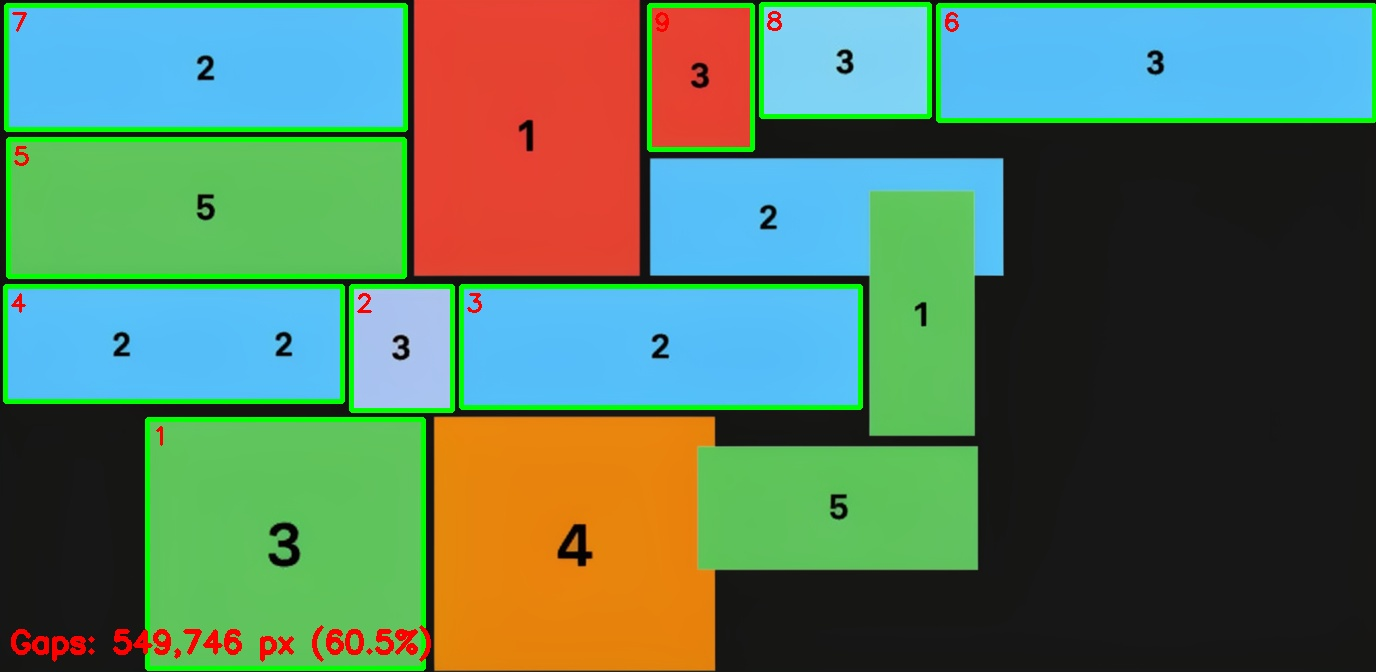
#> input picture backend/output/flux_candidate_1_20251130_101516_rectangles_labeled.jpg, 1376 x 672 px
$ python -i validation.py   (imports and definitions only)
#> lines starting #> are read from the running program, lines starting #| are printed output that depends on the picture; after the words box and inside, x2 and y2 are one past the last pixel; in counts of white or black regions, pixels touching at a corner belong together
import cv2
import numpy as np
import csv
import glob

def load_image(image_path):
    img = cv2.imread(image_path)
    if img is None:
        raise ValueError(f"Cannot load image: {image_path}")
    return img

def preprocess_edges(img):
    gray = cv2.cvtColor(img, cv2.COLOR_BGR2GRAY)
    blurred = cv2.GaussianBlur(gray, (5, 5), 0)
    edges = cv2.Canny(blurred, 50, 150)
    return edges

def find_quadrilateral_rectangles(edges, total_pixels, area_min=500, area_max_ratio=0.8):
    contours, _ = cv2.findContours(edges, cv2.RETR_EXTERNAL, cv2.CHAIN_APPROX_SIMPLE)
    rect_bboxes = []
    for cnt in contours:
        peri = cv2.arcLength(cnt, True)
        approx = cv2.approxPolyDP(cnt, 0.02 * peri, True)
        if len(approx) == 4:
            x, y, w, h = cv2.boundingRect(approx)
            area = w * h
            if area < area_min or area > (total_pixels * area_max_ratio):
                continue
            rect_bboxes.append((x, y, w, h))
    return rect_bboxes

def dominant_color_rgb(roi_bgr):
    pixels = roi_bgr.reshape(-1, 3).astype(np.float32)
    _, _, centers = cv2.kmeans(
        pixels,
        1,
        None,
        (cv2.TERM_CRITERIA_EPS + cv2.TERM_CRITERIA_MAX_ITER, 10, 1.0),
        10,
        cv2.KMEANS_RANDOM_CENTERS,
    )
    dominant_bgr = centers[0].astype(int).flatten()
    return tuple(dominant_bgr[::-1])  # RGB

def annotate_and_collect(img, original, bboxes, total_pixels):
    height, width = img.shape[:2]
    mask = np.zeros((height, width), dtype=np.uint8)
    rectangles = []
    print(f"{'ID':<4} {'Area (px²)':<12} {'Width':<8} {'Height':<8} {'Color (RGB)':<15} {'% of Image'}")
    print("-" * 75)
    for i, (x, y, w, h) in enumerate(bboxes, start=1):
        area = w * h
        roi = original[y:y+h, x:x+w]
        color_rgb = dominant_color_rgb(roi)
        rectangles.append({
            'id': i,
            'area': area,
            'width': w,
            'height': h,
            'color_rgb': color_rgb,
            'bbox': (x, y, w, h)
        })
        cv2.rectangle(mask, (x, y), (x + w, y + h), 255, -1)
        percent = (area / total_pixels) * 100
        print(f"{i:<4} {area:<12} {w:<8} {h:<8} {str(color_rgb):<15} {percent:.2f}%")
        cv2.rectangle(img, (x, y), (x + w, y + h), (0, 255, 0), 3)
        cv2.putText(img, str(i), (x + 5, y + 25), cv2.FONT_HERSHEY_SIMPLEX, 0.8, (0, 0, 255), 2)
    return rectangles, mask

def calculate_bounding_box_of_all_rectangles(rectangles):
    """Calculate the bounding box that contains all detected rectangles."""
    if not rectangles:
        return None

    min_x = min(r['bbox'][0] for r in rectangles)
    min_y = min(r['bbox'][1] for r in rectangles)
    max_x = max(r['bbox'][0] + r['bbox'][2] for r in rectangles)
    max_y = max(r['bbox'][1] + r['bbox'][3] for r in rectangles)

    return (min_x, min_y, max_x - min_x, max_y - min_y)

def summarize_and_label(img, mask, rectangles, total_pixels):
    height, width = img.shape[:2]
    real_occupied_pixels = int(np.sum(mask == 255))

    # Calculate gaps only within the bounding box of all rectangles
    bbox = calculate_bounding_box_of_all_rectangles(rectangles)
    if bbox:
        x, y, w, h = bbox
        # Create a mask of only the region containing rectangles
        roi_mask = mask[y:y+h, x:x+w]
        content_area_pixels = w * h
        occupied_in_content = int(np.sum(roi_mask == 255))
        gap_pixels = content_area_pixels - occupied_in_content
        gap_percentage = (gap_pixels / content_area_pixels) * 100 if content_area_pixels > 0 else 0
    else:
        content_area_pixels = 0
        gap_pixels = 0
        gap_percentage = 0

    # Old calculation (including borders/padding)
    empty_pixels = total_pixels - real_occupied_pixels
    empty_percentage = (empty_pixels / total_pixels) * 100

    print("=" * 75)
    print(f"Image resolution          : {width} × {height} = {total_pixels:,} pixels")
    print(f"Detected rectangles       : {len(rectangles)}")
    print(f"Pixels covered (no overlap): {real_occupied_pixels:,}")
    if bbox:
        print(f"Content area (bbox)       : {content_area_pixels:,} pixels")
        print(f"Gap pixels (excl borders) : {gap_pixels:,}")
        print(f"Gap percentage (excl borders): {gap_percentage:.2f}%")
    print(f"Total empty pixels (incl borders): {empty_pixels:,}")
    print(f"Total empty percentage    : {empty_percentage:.2f}%")
    print(f"Filled percentage         : {100 - empty_percentage:.2f}%")

    # Update label to show gap without borders
    if bbox:
        cv2.putText(img, f"Gaps: {gap_pixels:,} px ({gap_percentage:.1f}%)",
                    (10, height - 20), cv2.FONT_HERSHEY_SIMPLEX, 1.0, (0, 0, 255), 3)
    else:
        cv2.putText(img, f"Empty: {empty_pixels:,} px ({empty_percentage:.1f}%)",
                    (10, height - 20), cv2.FONT_HERSHEY_SIMPLEX, 1.0, (0, 0, 255), 3)

    return {
        'total_pixels': total_pixels,
        'occupied_pixels': real_occupied_pixels,
        'content_area_pixels': content_area_pixels,
        'gap_pixels': gap_pixels,
        'gap_percentage': gap_percentage,
        'empty_pixels': empty_pixels,
        'empty_percentage': empty_percentage,
        'rectangle_count': len(rectangles),
        'rectangles': rectangles,
        'content_bbox': bbox
    }

def save_outputs(image_path, img, mask, rectangles, total_pixels):
    image_name = image_path.split("/")[-1].split(".")[0]
    cv2.imwrite(f"output/{image_name}_rectangles_labeled.jpg", img)
    cv2.imwrite(f"output/{image_name}_mask_occupied_areas.jpg", mask)
    with open(f"output/{image_name}_rectangle_report.csv", "w", newline="") as f:
        writer = csv.writer(f)
        writer.writerow(["ID", "Area_px", "Width", "Height", "Color_RGB", "Percentage"])
        for r in rectangles:
            writer.writerow([r['id'], r['area'], r['width'], r['height'], r['color_rgb'],
                             (r['area']/total_pixels)*100])
    print("\nFiles saved:")
    print("   → output/output_rectangles_labeled.jpg")
    print("   → output/mask_occupied_areas.jpg")
    print("   → output/rectangle_report.csv")

def analyze_rectangles_and_empty_space(image_path):
    img = load_image(image_path)
#> in load_image, img is the input picture: shape (672, 1376, 3); mean B, G, R 93.1, 119.3, 87.2
    original = img.copy()
    height, width = img.shape[:2]
    total_pixels = width * height
    edges = preprocess_edges(img)
#> in preprocess_edges, `edges = cv2.Canny(blurred, 50, 150)`:
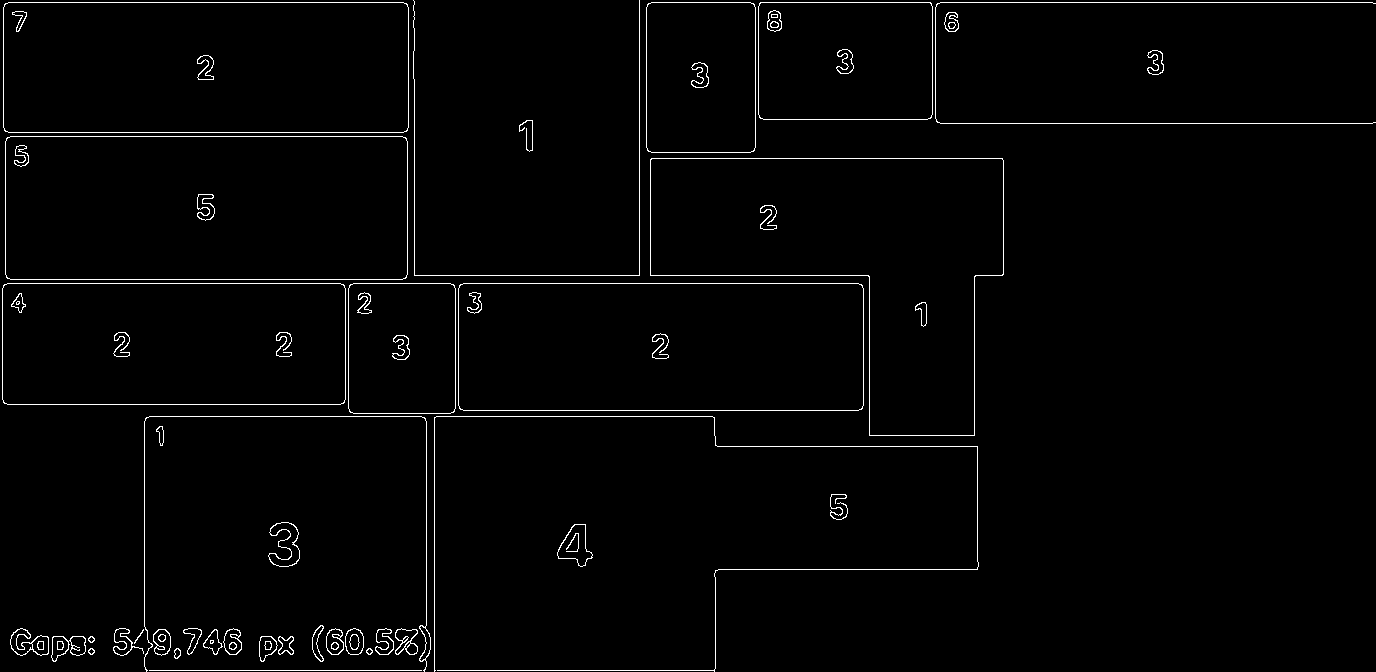
#> edges: shape (672, 1376); 1.7% white in thin lines or dots
    bboxes = find_quadrilateral_rectangles(edges, total_pixels)
#> in find_quadrilateral_rectangles, `contours, _ = cv2.findContours(edges, cv2.RETR_EXTERNAL, cv2.CHAIN_APP..`: contours = 39 contours, 6 with area under 20; largest, box (x1, y1, x2, y2) and area: (650, 158, 1004, 436) 58102, (5, 136, 408, 280) 57452, (3, 2, 409, 133) 52616, (458, 283, 864, 411) 51401, (2, 283, 346, 405) 41469
#> the loop in find_quadrilateral_rectangles, `for cnt in contours:` made 39 passes
#> (peri, approx, x, y, w, h, area) on passes 11, 27, 28, 29, 31: (35.46, [[143, 629], [135, 640], [134, 643], [142, 632]], 134, 629, 10, 15, 150), (1057, [[458, 288], [463, 410], [863, 405], [858, 283]], 458, 283, 406, 128, 51968), (467, [[350, 284], [349, 411], [453, 412], [454, 285]], 349, 284, 106, 129, 13674), (921, [[3, 285], [4, 403], [344, 402], [343, 284]], 3, 284, 342, 120, 41040), (1083, [[6, 138], [7, 278], [406, 277], [405, 137]], 6, 137, 401, 142, 56942)
#> after the loop in find_quadrilateral_rectangles, `for cnt in contours:`: rect_bboxes = [(458, 283, 406, 128), (349, 284, 106, 129), (3, 284, 342, 120), (6, 137, 401, 142), (759, 2, 173, 117), (647, 3, 108, 149), (3, 2, 406, 131)]
#> bboxes has the same summary as rect_bboxes in find_quadrilateral_rectangles
    rectangles, mask = annotate_and_collect(img, original, bboxes, total_pixels)
#> the loop in annotate_and_collect, `for i, (x, y, w, h) in enumerate(bboxes, start=1):` made 7 passes
#> (x, y, w, h, area, centers in dominant_color_rgb, dominant_bgr in dominant_color_rgb, color_rgb) on passes 1 to 5: (458, 283, 406, 128, 51968, [[218.1, 192.7, 77.15]], [218, 192, 77], (77, 192, 218)), (349, 284, 106, 129, 13674, [[195.6, 197.6, 142]], [195, 197, 142], (142, 197, 195)), (3, 284, 342, 120, 41040, [[219.2, 195.5, 77.97]], [219, 195, 77], (77, 195, 219)), (6, 137, 401, 142, 56942, [[84.44, 198.7, 87.46]], [84, 198, 87], (87, 198, 84)), (759, 2, 173, 117, 20241, [[207.1, 211.5, 111.9]], [207, 211, 111], (111, 211, 207))
#> (printed output is left out)
#> after the loop in annotate_and_collect, `for i, (x, y, w, h) in enumerate(bboxes, start=1):`:
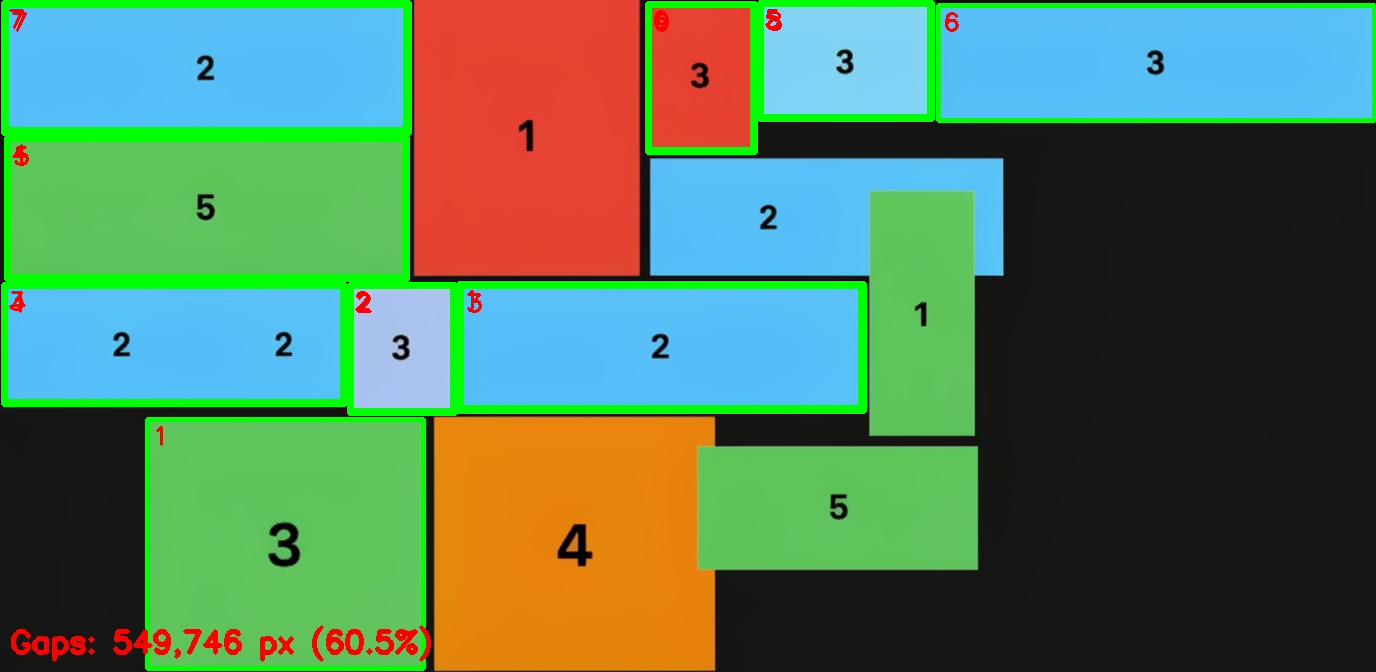
#> img: shape (672, 1376, 3); 3.01% of pixels changed, all inside (x1, y1, x2, y2) = (1, 0, 935, 416)
#> after the loop in annotate_and_collect, `for i, (x, y, w, h) in enumerate(bboxes, start=1):`:
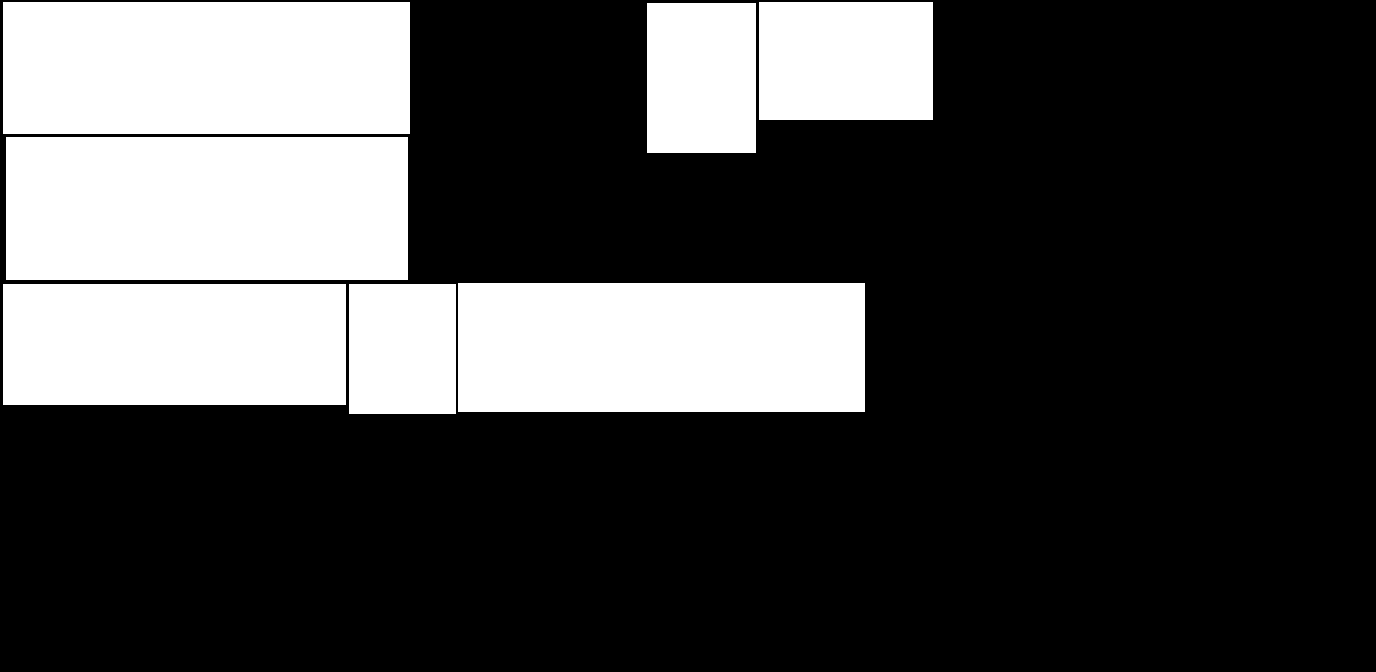
#> mask: shape (672, 1376); 27.7% white; 7 white regions, largest, box (x1, y1, x2, y2) and area: (6, 137, 408, 280) 57486, (3, 2, 410, 134) 53724, (458, 283, 865, 412) 52503
#> after the loop in annotate_and_collect, `for i, (x, y, w, h) in enumerate(bboxes, start=1):`:
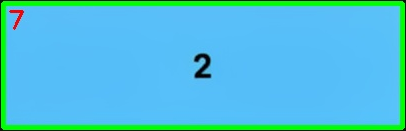
#> roi: shape (131, 406, 3); mean B, G, R 218.7, 192.4, 77.1
#> after the loop in annotate_and_collect, `for i, (x, y, w, h) in enumerate(bboxes, start=1):`: rectangles = 7 items
#> rectangles = 7 items
    summary = summarize_and_label(img, mask, rectangles, total_pixels)
#> in summarize_and_label, `real_occupied_pixels = int(np.sum(mask == 255))`: real_occupied_pixels = 256008
#> in calculate_bounding_box_of_all_rectangles, `min_x = min(r['bbox'][0] for r in rectangles)`: min_x = 3
#> in calculate_bounding_box_of_all_rectangles, `min_y = min(r['bbox'][1] for r in rectangles)`: min_y = 2
#> in calculate_bounding_box_of_all_rectangles, `max_x = max(r['bbox'][0] + r['bbox'][2] for r in rectangles)`: max_x = 932
#> in calculate_bounding_box_of_all_rectangles, `max_y = max(r['bbox'][1] + r['bbox'][3] for r in rectangles)`: max_y = 413
#> in summarize_and_label, `bbox = calculate_bounding_box_of_all_rectangles(rectangles)`: bbox = (3, 2, 929, 411)
#> in summarize_and_label, `x, y, w, h = bbox`: x = 3; y = 2; w = 929; h = 411
#> in summarize_and_label, `roi_mask = mask[y:y+h, x:x+w]`:
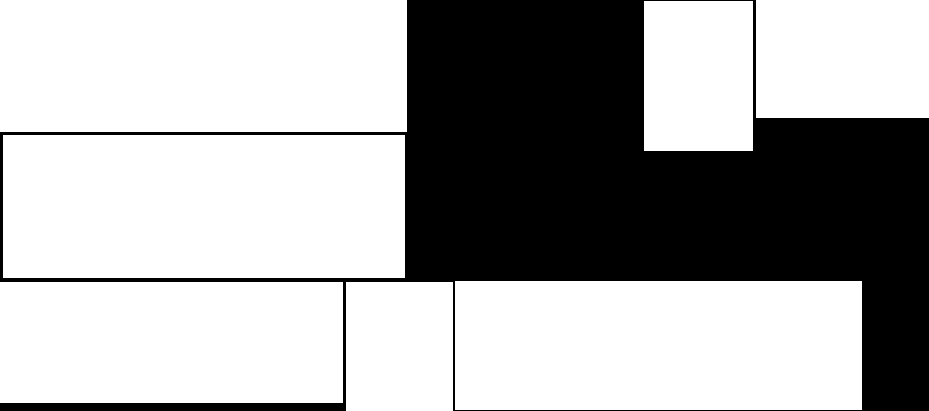
#> roi_mask: shape (411, 929); 67% white; 1 black region, box (x1, y1, x2, y2) and area: (0, 0, 929, 411) 126036
#> in summarize_and_label, `content_area_pixels = w * h`: content_area_pixels = 381819
#> in summarize_and_label, `occupied_in_content = int(np.sum(roi_mask == 255))`: occupied_in_content = 255783
#> in summarize_and_label, `gap_pixels = content_area_pixels - occupied_in_content`: gap_pixels = 126036
#> in summarize_and_label, `gap_percentage = (gap_pixels / content_area_pixels) * 100 if content_a..`: gap_percentage = 33.01
#> in summarize_and_label, `empty_pixels = total_pixels - real_occupied_pixels`: empty_pixels = 668664
#> in summarize_and_label, `empty_percentage = (empty_pixels / total_pixels) * 100`: empty_percentage = 72.31
#| Image resolution          : 1376 × 672 = 924,672 pixels
#| Detected rectangles       : 7
#| Pixels covered (no overlap): 256,008
#| Content area (bbox)       : 381,819 pixels
#| Gap pixels (excl borders) : 126,036
#| Gap percentage (excl borders): 33.01%
#| Total empty pixels (incl borders): 668,664
#| Total empty percentage    : 72.31%
#| Filled percentage         : 27.69%
#> in summarize_and_label, `cv2.putText(img, f"Gaps: {gap_pixels:,} px ({gap_percentage:.1f}%)", (..`:
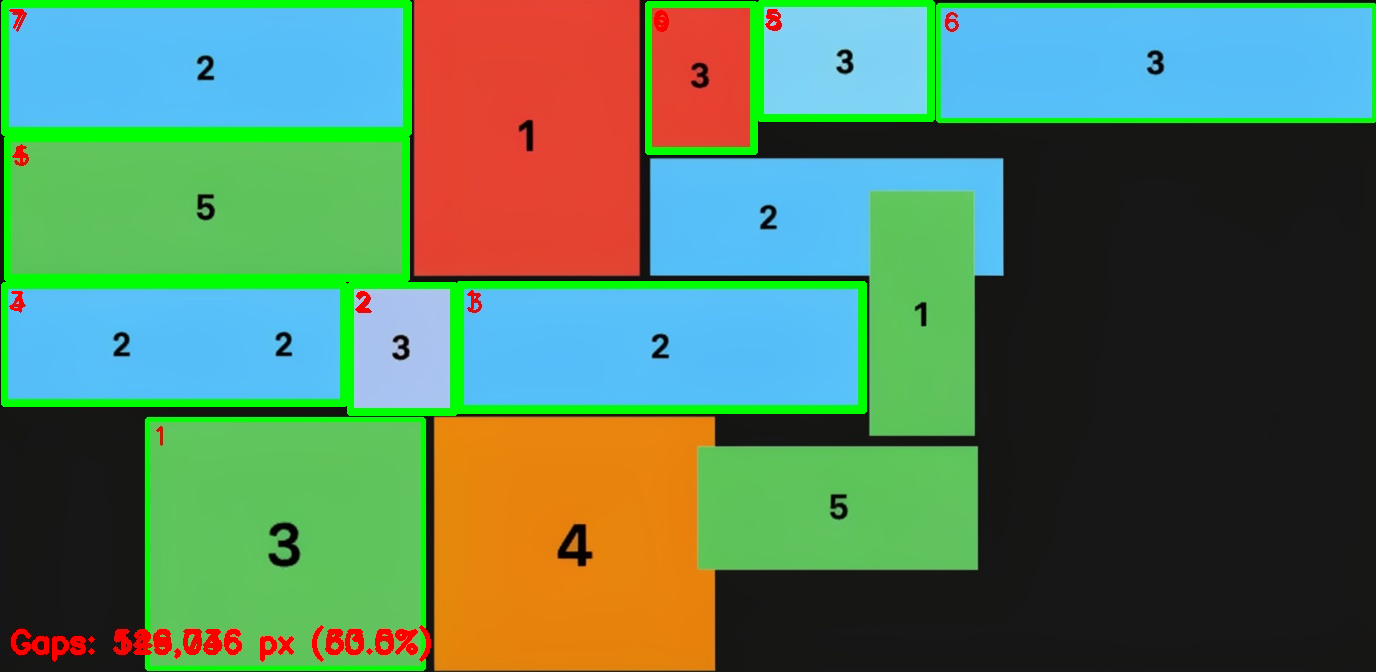
#> img: shape (672, 1376, 3); 0.5% of pixels changed, all inside (x1, y1, x2, y2) = (11, 625, 431, 662)
#> summary = 10 items
    save_outputs(image_path, img, mask, rectangles, total_pixels)
#> the loop in save_outputs, `for r in rectangles:` made 7 passes
    return summary

# ==================== RUN IT ====================
# [5 lines not run here, left out]

>>> result = analyze_rectangles_and_empty_space('../output/flux_candidate_1_20251130_101516_rectangles_labeled.jpg')
#> result = 10 items
